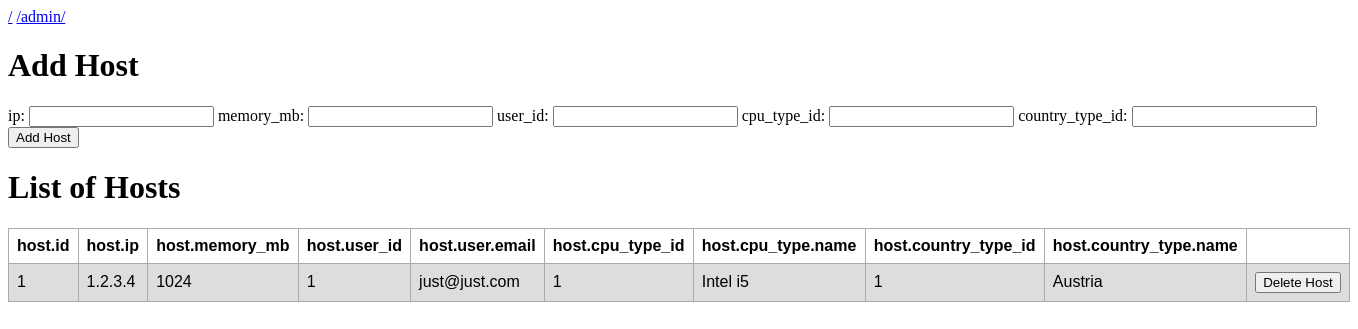
The page /admin/host/ on the database as committed earlier.
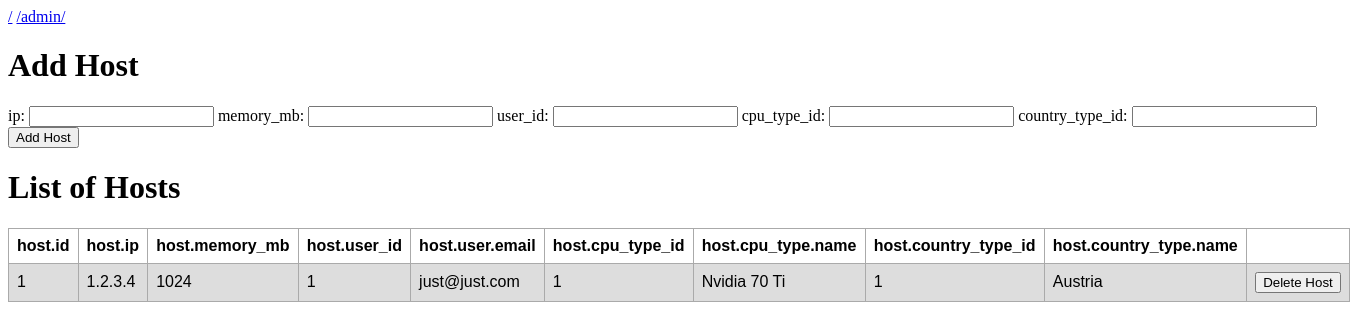
The same page on the database as committed later.
### cloudgpu.py (models this page shows)
class Host(db.Model):
	id = db.Column(db.Integer, primary_key=True)
	ip = db.Column(db.String(15), unique=True, nullable=False)
	memory_mb = db.Column(db.Integer, nullable=False)
	user_id = db.Column(db.Integer, db.ForeignKey('user.id'), nullable=False)
	cpu_type_id = db.Column(db.Integer, db.ForeignKey('cpu_type.id'), nullable=False)
	country_type_id = db.Column(db.Integer, db.ForeignKey('country_type.id'), nullable=False)
	user = db.relationship('User', foreign_keys=user_id)
	cpu_type = db.relationship('CpuType', foreign_keys=cpu_type_id)
	country_type = db.relationship('CountryType', foreign_keys=country_type_id)

class CpuType(db.Model):
	id = db.Column(db.Integer, primary_key=True)
	name = db.Column(db.String(120), unique=True, nullable=False)

class User(db.Model):
	id = db.Column(db.Integer, primary_key=True)
	email = db.Column(db.String(120), unique=True, nullable=False)

class CountryType(db.Model):
	id = db.Column(db.Integer, primary_key=True)
	name = db.Column(db.String(120), unique=True, nullable=False)

### cloudgpu.py (the view, shortened to what this page needs)
@app.route('/admin/host/', methods=['GET', 'POST'])
def create_host():
	hosts = Host.query.all()
	return render_template("host.html", hosts=hosts)

### templates/host.html (shortened to what this page needs)
{% extends "layout.html" %}
{% block body %}
<h1>Add Host</h1>
<form method="POST" action="/admin/host/">
    ip: <input type="text" name="ip">
    memory_mb: <input type="text" name="memory_mb">
    user_id: <input type="text" name="user_id">
    cpu_type_id: <input type="text" name="cpu_type_id">
    country_type_id: <input type="text" name="country_type_id">
    <input type="submit" value="Add Host">
</form>
<h1>List of Hosts</h1>
<table>
	<tr>
		<th>host.id</th>
		<th>host.ip</th>
		<th>host.memory_mb</th>
		<th>host.user_id</th>
		<th>host.user.email</th>
		<th>host.cpu_type_id</th>
		<th>host.cpu_type.name</th>
		<th>host.country_type_id</th>
		<th>host.country_type.name</th>
		<th></th>
	</tr>
	{% for host in hosts %}
	<tr>
		<td>{{host.id}}</td>
		<td>{{host.ip}}</td>
		<td>{{host.memory_mb}}</td>
		<td>{{host.user_id}}</td>
		<td>{{host.user.email}}</td>
		<td>{{host.cpu_type_id}}</td>
		<td>{{host.cpu_type.name}}</td>
		<td>{{host.country_type_id}}</td>
		<td>{{host.country_type.name}}</td>
		<td>
			<form method="POST" action="./delete">
				<input type="submit" value="Delete Host">
			</form>
		</td>
    </tr>
    {% endfor %}
{% endblock %}

Rows that differ between the two databases and show on the page:
changed through a linked row, Host "just@just.com": cpu_type.name "Intel i5" → "Nvidia 70 Ti"
